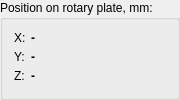
                    <widget class="QGroupBox" name="groupBox_11">
                     <property name="sizePolicy">
                      <sizepolicy hsizetype="Preferred" vsizetype="Fixed">
                       <horstretch>0</horstretch>
                       <verstretch>0</verstretch>
                      </sizepolicy>
                     </property>
                     <property name="minimumSize">
                      <size>
                       <width>0</width>
                       <height>80</height>
                      </size>
                     </property>
                     <property name="maximumSize">
                      <size>
                       <width>180</width>
                       <height>16777215</height>
                      </size>
                     </property>
                     <property name="title">
                      <string>Position on rotary plate, mm:</string>
                     </property>
                     <layout class="QFormLayout" name="formLayout">
                      <property name="fieldGrowthPolicy">
                       <enum>QFormLayout::AllNonFixedFieldsGrow</enum>
                      </property>
                      <property name="horizontalSpacing">
                       <number>5</number>
                      </property>
                      <property name="verticalSpacing">
                       <number>5</number>
                      </property>
                      <item row="0" column="0">
                       <widget class="QLabel" name="label_33">
                        <property name="font">
                         <font>
                          <weight>50</weight>
                          <bold>false</bold>
                         </font>
                        </property>
                        <property name="text">
                         <string>X:</string>
                        </property>
                       </widget>
                      </item>
                      <item row="0" column="1">
                       <widget class="QLabel" name="lb_posx">
                        <property name="font">
                         <font>
                          <weight>75</weight>
                          <bold>true</bold>
                         </font>
                        </property>
                        <property name="toolTip">
                         <string extracomment="in radians"/>
                        </property>
                        <property name="whatsThis">
                         <string extracomment="in radians"/>
                        </property>
                        <property name="text">
                         <string>-</string>
                        </property>
                        <property name="textInteractionFlags">
                         <set>Qt::LinksAccessibleByMouse|Qt::TextSelectableByKeyboard|Qt::TextSelectableByMouse</set>
                        </property>
                       </widget>
                      </item>
                      <item row="1" column="0">
                       <widget class="QLabel" name="label_34">
                        <property name="font">
                         <font>
                          <weight>50</weight>
                          <bold>false</bold>
                         </font>
                        </property>
                        <property name="text">
                         <string>Y:</string>
                        </property>
                       </widget>
                      </item>
                      <item row="1" column="1">
                       <widget class="QLabel" name="lb_posy">
                        <property name="font">
                         <font>
                          <weight>75</weight>
                          <bold>true</bold>
                         </font>
                        </property>
                        <property name="toolTip">
                         <string extracomment="in radians"/>
                        </property>
                        <property name="whatsThis">
                         <string extracomment="in radians"/>
                        </property>
                        <property name="text">
                         <string>-</string>
                        </property>
                        <property name="textInteractionFlags">
                         <set>Qt::LinksAccessibleByMouse|Qt::TextSelectableByKeyboard|Qt::TextSelectableByMouse</set>
                        </property>
                       </widget>
                      </item>
                      <item row="2" column="0">
                       <widget class="QLabel" name="label_35">
                        <property name="font">
                         <font>
                          <weight>50</weight>
                          <bold>false</bold>
                         </font>
                        </property>
                        <property name="text">
                         <string>Z:</string>
                        </property>
                       </widget>
                      </item>
                      <item row="2" column="1">
                       <widget class="QLabel" name="lb_posz">
                        <property name="font">
                         <font>
                          <weight>75</weight>
                          <bold>true</bold>
                         </font>
                        </property>
                        <property name="toolTip">
                         <string extracomment="in radians"/>
                        </property>
                        <property name="whatsThis">
                         <string extracomment="in radians"/>
                        </property>
                        <property name="text">
                         <string>-</string>
                        </property>
                        <property name="textInteractionFlags">
                         <set>Qt::LinksAccessibleByMouse|Qt::TextSelectableByKeyboard|Qt::TextSelectableByMouse</set>
                        </property>
                       </widget>
                      </item>
                     </layout>
                    </widget>
